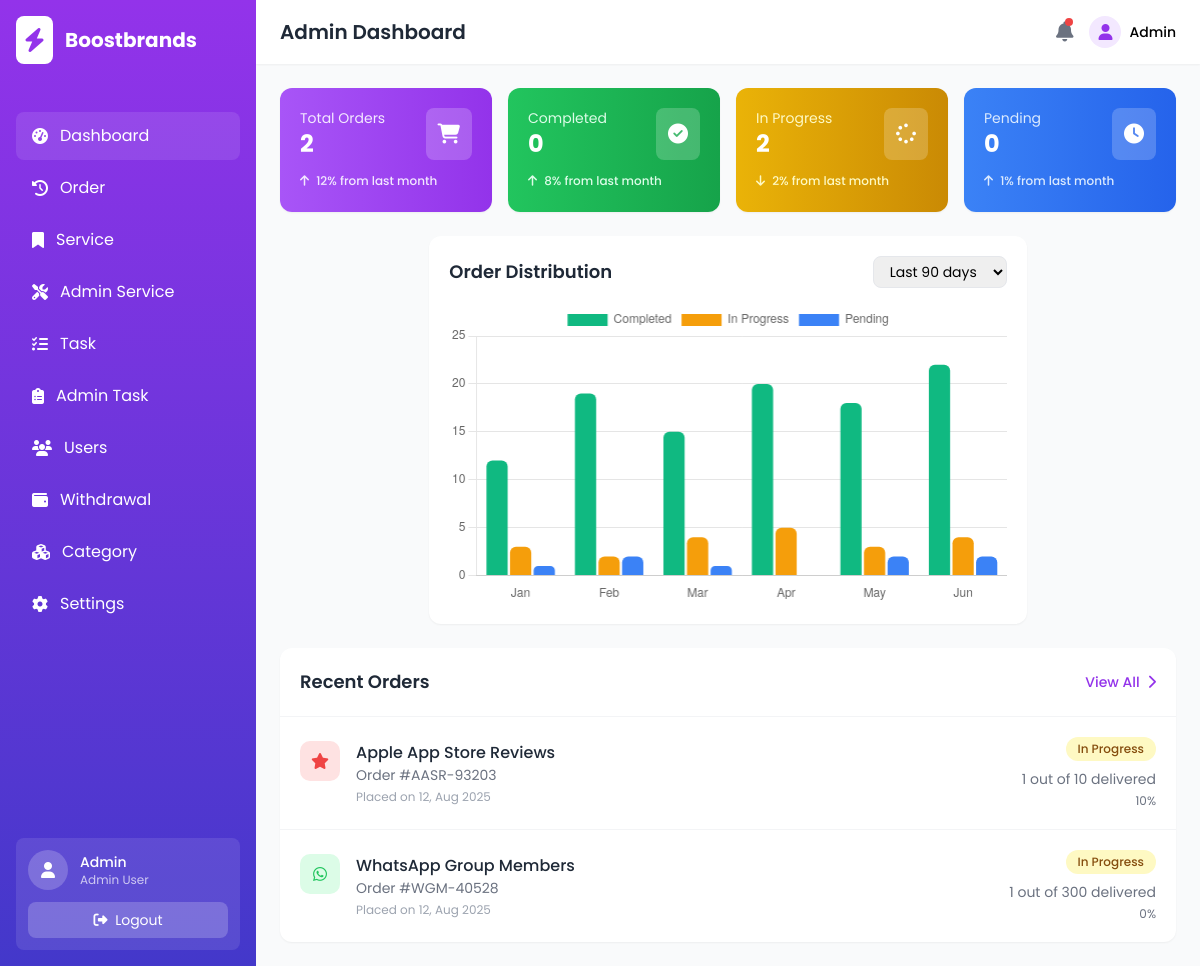
/admin/index.php (signed in), run on an earlier commit of the app's database.
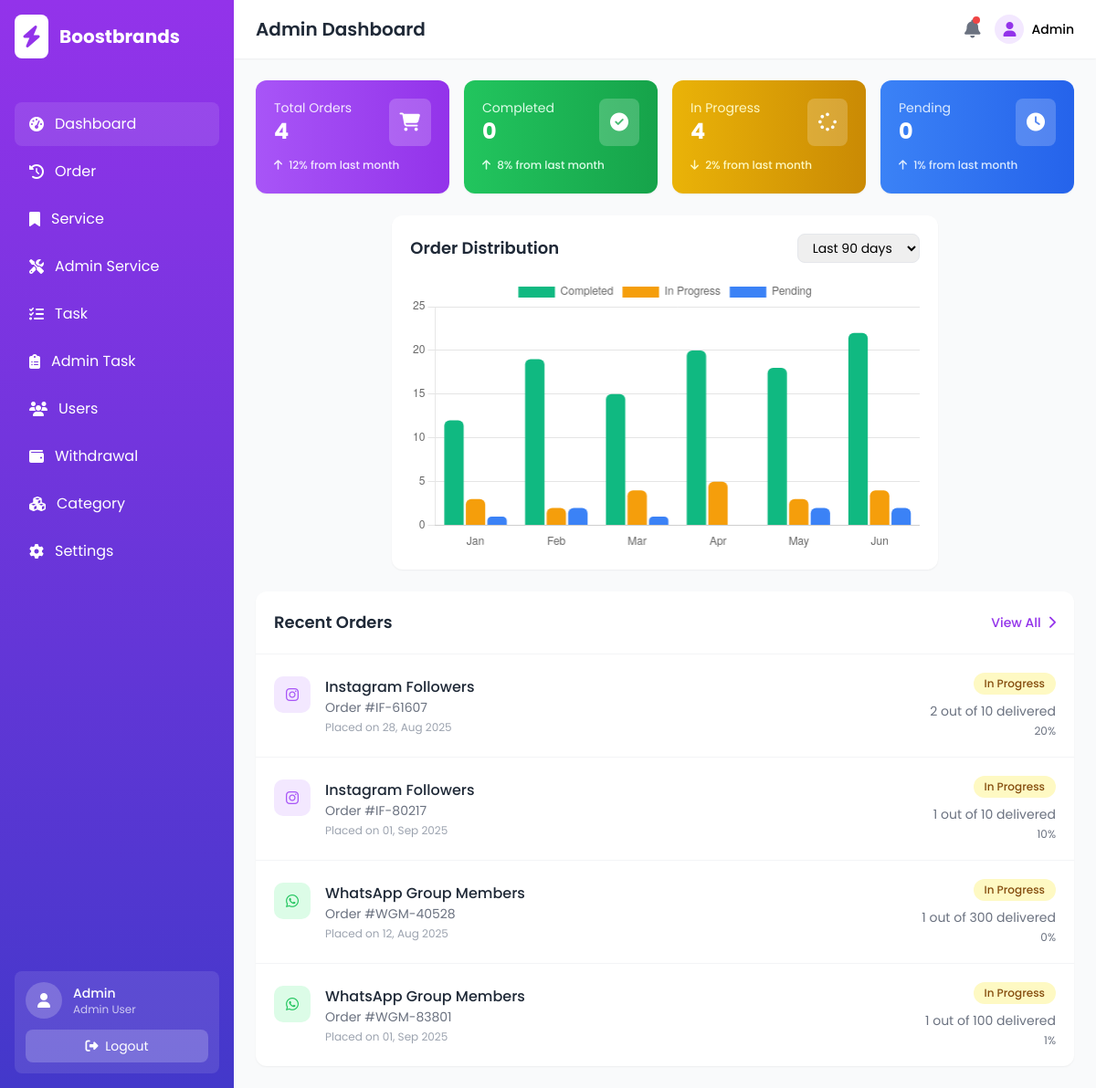
And on a later commit of the database.
### tables this page shows
CREATE TABLE IF NOT EXISTS `socialorder` (
  `id` varchar(25) NOT NULL,
  `serviceId` int NOT NULL,
  `advId` int NOT NULL,
  `amountSpent` decimal(10,2) NOT NULL,
  `status` varchar(25) NOT NULL DEFAULT 'pending',
  `orderDate` timestamp NOT NULL DEFAULT CURRENT_TIMESTAMP,
  `quantity` int NOT NULL,
  `orderCountTrack` int NOT NULL,
  `socialUrl` varchar(255) NOT NULL,
  PRIMARY KEY (`id`),
  KEY `serviceId` (`serviceId`),
  KEY `advId` (`advId`)
);

CREATE TABLE IF NOT EXISTS `service` (
  `id` int NOT NULL AUTO_INCREMENT,
  `title` varchar(35) NOT NULL,
  `advDes` text NOT NULL,
  `earnerDes` text NOT NULL,
  `advPrice` decimal(11,2) NOT NULL,
  `earnerPrice` decimal(11,2) NOT NULL,
  `per` int NOT NULL,
  `platform` varchar(25) NOT NULL,
  `imgUrl` varchar(65) NOT NULL,
  `imgBg` varchar(25) NOT NULL,
  `icon` varchar(25) NOT NULL,
  `iconBg` varchar(25) NOT NULL,
  `iconColour` varchar(25) NOT NULL,
  `rating` decimal(5,2) NOT NULL,
  `ratingCount` int NOT NULL,
  `platformBg` varchar(25) NOT NULL,
  `platformColour` varchar(25) NOT NULL,
  `highLight` varchar(25) NOT NULL,
  `highLightColour` varchar(25) NOT NULL,
  `highLightBg` varchar(25) NOT NULL,
  `categoryId` int NOT NULL,
  PRIMARY KEY (`id`),
  KEY `categoryId` (`categoryId`)
);

### admin/index.php (the view, shortened to what the changed rows need)
<?php
    include_once '../inc/database.php';
    $sql = "SELECT COUNT(*) AS total_count FROM socialorder";
    $stmt = $pdo->prepare($sql);
    $stmt->execute();
    $totalCount = $stmt->fetchColumn();
    $inProgress = 'In Progress';
    $sqlInProgress = "SELECT COUNT(*) AS total_count FROM socialorder WHERE  status = :inProgress";
    $stmtInProgress = $pdo->prepare($sqlInProgress);
    $stmtInProgress->execute(['inProgress' => $inProgress]);
    $inProgressCount = $stmtInProgress->fetchColumn();
    $sqlRecent = 'SELECT socialorder.id AS orderId, socialorder.*, service.* FROM socialorder
     INNER JOIN service ON socialorder.serviceId = service.id  LIMIT 4';
    $stmtRecent = $pdo->prepare($sqlRecent);
    $stmtRecent->execute();
    $rows = $stmtRecent->fetchAll();
?>
<!DOCTYPE html>
<html lang="en">
<head>
    <script src="https://cdn.tailwindcss.com"></script>
    <link rel="stylesheet" href="https://cdnjs.cloudflare.com/ajax/libs/font-awesome/6.4.0/css/all.min.css">
</head>
<body class="bg-gray-50">
    <div class="flex h-screen overflow-hidden">
        <div
            class="sidebar relative bg-gradient-to-b from-purple-600 to-indigo-700 text-white w-64 flex-shrink-0 flex flex-col">
            <div class="p-4 flex items-center space-x-3">
                <h1 class="text-xl font-bold">Boostbrands</h1>
            </div>
        </div>
        <div class="flex-1 flex flex-col overflow-hidden">
            <header class="bg-white shadow-sm z-10">
                <div class="flex items-center justify-between px-6 py-4">
                    <div class="flex items-center">
                        <h2 class="text-xl font-semibold text-gray-800">Admin Dashboard</h2>
                    </div>
                </div>
            </header>
            <main class="flex-1 overflow-y-auto p-4 md:p-6 bg-gray-50">
                <div class="grid grid-cols-1 md:grid-cols-2 lg:grid-cols-4 gap-4 mb-6">
                    <div class="bg-gradient-to-r from-purple-500 to-purple-600 rounded-xl shadow-sm p-5 text-white">
                        <div class="flex items-center justify-between">
                            <div>
                                <p class="text-sm text-purple-100">Total Orders</p>
                                <h3 class="text-2xl font-bold"><?php echo $totalCount ?></h3>
                            </div>
                        </div>
                    </div>
                    <div class="bg-gradient-to-r from-yellow-500 to-yellow-600 rounded-xl shadow-sm p-5 text-white">
                        <div class="flex items-center justify-between">
                            <div>
                                <p class="text-sm text-yellow-100">In Progress</p>
                                <h3 class="text-2xl font-bold"><?php echo $inProgressCount ?></h3>
                            </div>
                        </div>
                    </div>
                </div>
                <div class="bg-white rounded-xl shadow-sm overflow-hidden">
                    <div class="divide-y divide-gray-100">
                        <?php foreach($rows as $row): ?>
                        <div class="order-card p-5 hover:bg-gray-50 transition duration-200">
                            <div class="flex flex-col md:flex-row md:items-center md:justify-between">
                                <div class="flex items-start space-x-4">
                                    <div
                                        class="platform-icon <?php echo $row -> iconBg ?> <?php echo $row -> iconColour ?>">
                                        <i class="<?php echo $row -> icon ?>"></i>
                                    </div>
                                    <div>
                                        <h4 class="font-medium text-gray-800"><?php echo $row -> title ?></h4>
                                        <p class="text-sm text-gray-500">Order #<?php echo $row -> orderId ?></p>
                                        <p class="text-xs text-gray-400 mt-1">Placed on <?php
                                        $timestamp = $row -> orderDate;
                                            $date = new DateTime($timestamp);
                                            $formatted = $date->format('d, M Y');
                                            echo $formatted;
                                        ?></p>
                                    </div>
                                </div>
                                <div class="mt-4 md:mt-0 flex flex-col md:items-end">
                                    <?php
                                    $status = $row -> status;
                                    $bg = '';
                                    $colour = '';
                                    $count = ($row -> quantity) - ($row -> orderCountTrack);
                                    $percentage = ($count / $row -> quantity) * 100;
                                    if ($status == 'Completed') {
                                        $bg = 'bg-green-100';
                                        $colour = 'text-green-800';
                                    }
                                    elseif ($status == 'In Progress') {
                                        $bg = 'bg-yellow-100';
                                        $colour = 'text-yellow-800';
                                    } else {
                                        $bg = 'bg-red-100';
                                        $colour = 'text-red-800';
                                    }
                                    ?>
                                    <span
                                        class="px-3 py-1 rounded-full text-xs font-medium <?php echo $bg ?> <?php echo $colour ?>"><?php echo $status ?></span>
                                    <p class="text-sm text-gray-500 mt-2"><?php echo $count ?> out of
                                        <?php echo $row -> quantity ?> delivered</p>
                                    <div class="flex items-center mt-1">
                                        <span
                                            class="ml-2 text-xs text-gray-500"><?php echo number_format($percentage, 0) ?>%</span>
                                    </div>
                                </div>
                            </div>
                        </div>
                        <?php endforeach?>
                    </div>
                </div>
            </main>
        </div>
    </div>
    <script>
    // Sidebar toggle for mobile
    const sidebarToggle = document.getElementById('sidebarToggle');
    const sidebar = document.querySelector('.sidebar');
    const overlay = document.querySelector('.overlay');
    sidebarToggle.addEventListener('click', () => {
        sidebar.classList.toggle('active');
        overlay.classList.toggle('active');
    });
    overlay.addEventListener('click', () => {
        sidebar.classList.remove('active');
        overlay.classList.remove('active');
    });
    // Order chart
    const ctx = document.getElementById('orderChart').getContext('2d');
    const orderChart = new Chart(ctx, {
        type: 'bar',
        data: {
            labels: ['Jan', 'Feb', 'Mar', 'Apr', 'May', 'Jun'],
            datasets: [{
                    label: 'Completed',
                    data: [12, 19, 15, 20, 18, 22],
                    backgroundColor: '#10B981',
                    borderRadius: 6
                },
                {
                    label: 'In Progress',
                    data: [3, 2, 4, 5, 3, 4],
                    backgroundColor: '#F59E0B',
                    borderRadius: 6
                },
                {
                    label: 'Pending',
                    data: [1, 2, 1, 0, 2, 2],
                    backgroundColor: '#3B82F6',
                    borderRadius: 6
                }
            ]
        },
        options: {
            responsive: true,
            maintainAspectRatio: false,
            plugins: {
                legend: {
                    position: 'top',
                },
            },
            scales: {
                x: {
                    grid: {
                        display: false
                    }
                },
                y: {
                    beginAtZero: true,
                    grid: {
                        borderDash: [5],
                        drawBorder: false
                    },
                    ticks: {
                        stepSize: 5
                    }
                }
            }
        }
    });
    </script>
</body>
</html>

What changed in the data, as far as the page shows it:
removed socialorder: serviceId.title "Apple App Store Reviews", id "AASR-93203", orderDate "12, Aug 2025", status "In Progress", count "1", quantity "10"
added socialorder: serviceId.title "Instagram Followers", id "IF-61607", orderDate "28, Aug 2025", status "In Progress", count "2", quantity "10", percentage "20"
added socialorder: serviceId.title "Instagram Followers", id "IF-80217", orderDate "01, Sep 2025", status "In Progress", count "1", quantity "10"
added socialorder: serviceId.title "WhatsApp Group Members", id "WGM-83801", orderDate "01, Sep 2025", status "In Progress", count "1", quantity "100", percentage "1"
Also different on the page:
$totalCount: "2" → "4"
$inProgressCount: "2" → "4"
